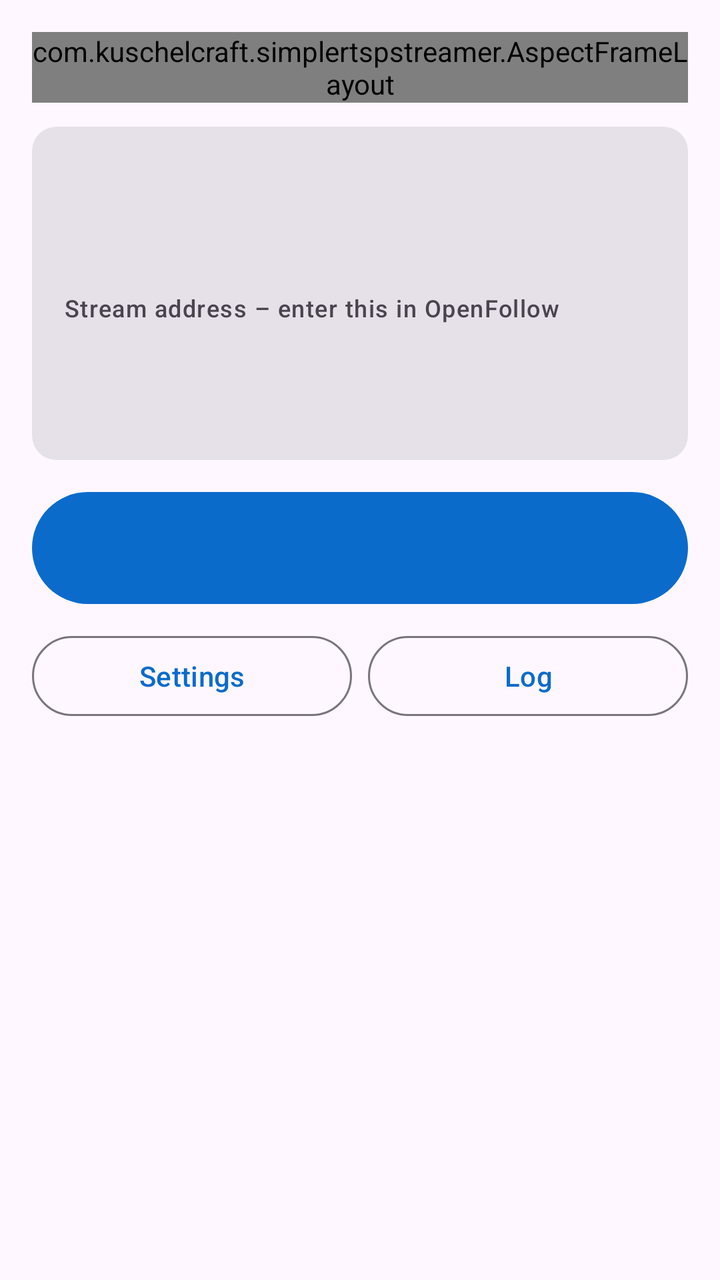
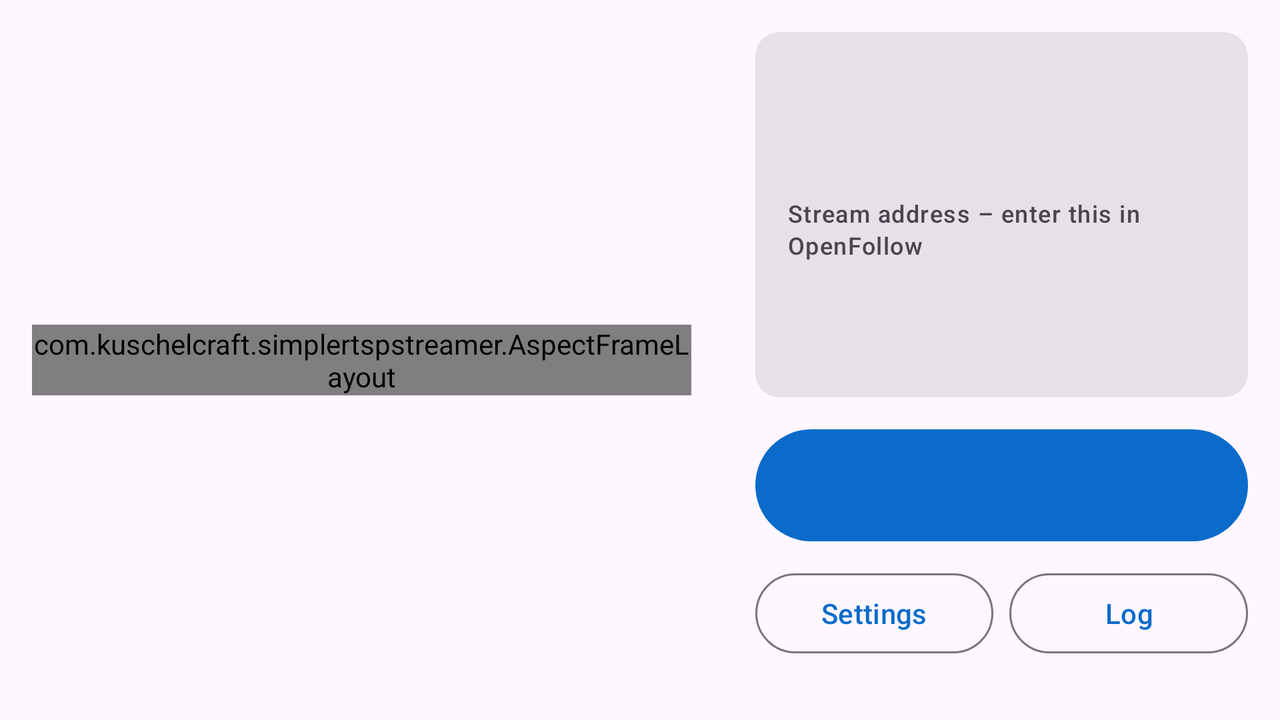

Compare how this app lays out the same screen by default and in its alternative resource folder. The renders come first, then the two layout files and the values they reference.
<!-- AndroidManifest.xml: application theme Theme.SimpleRTSPStreamer -->
<!-- res/layout/activity_main.xml -->
<?xml version="1.0" encoding="utf-8"?>
<FrameLayout xmlns:android="http://schemas.android.com/apk/res/android"
    android:id="@+id/root"
    android:layout_width="match_parent"
    android:layout_height="match_parent">

    <ScrollView
        android:layout_width="match_parent"
        android:layout_height="match_parent"
        android:fillViewport="true">

        <LinearLayout
            android:layout_width="match_parent"
            android:layout_height="wrap_content"
            android:orientation="vertical"
            android:padding="16dp">

            <com.kuschelcraft.simplertspstreamer.AspectFrameLayout
                android:id="@+id/previewFrame"
                android:layout_width="match_parent"
                android:layout_height="wrap_content"
                android:layout_gravity="center_horizontal"
                android:layout_marginBottom="12dp"
                android:background="#000000">

                <TextureView
                    android:id="@+id/preview"
                    android:layout_width="match_parent"
                    android:layout_height="match_parent" />

                <TextView
                    android:id="@+id/previewPlaceholder"
                    android:layout_width="match_parent"
                    android:layout_height="match_parent"
                    android:gravity="center"
                    android:padding="24dp"
                    android:text="@string/preview_placeholder"
                    android:textAlignment="center"
                    android:textColor="#B0BEC5" />
            </com.kuschelcraft.simplertspstreamer.AspectFrameLayout>

            <include
                android:id="@+id/controls"
                layout="@layout/view_controls" />
        </LinearLayout>
    </ScrollView>
</FrameLayout>
<!-- res/layout/view_controls.xml (included above) -->
<?xml version="1.0" encoding="utf-8"?>
<LinearLayout xmlns:android="http://schemas.android.com/apk/res/android"
    xmlns:app="http://schemas.android.com/apk/res-auto"
    android:layout_width="match_parent"
    android:layout_height="wrap_content"
    android:orientation="vertical">

    <com.google.android.material.card.MaterialCardView
        style="?attr/materialCardViewFilledStyle"
        android:layout_width="match_parent"
        android:layout_height="wrap_content">

        <LinearLayout
            android:layout_width="match_parent"
            android:layout_height="wrap_content"
            android:orientation="vertical"
            android:padding="16dp">

            <TextView
                android:id="@+id/statusText"
                android:layout_width="match_parent"
                android:layout_height="wrap_content"
                android:textAppearance="?attr/textAppearanceTitleLarge"
                android:textStyle="bold" />

            <TextView
                android:id="@+id/statusDetail"
                android:layout_width="match_parent"
                android:layout_height="wrap_content"
                android:layout_marginTop="2dp"
                android:textAppearance="?attr/textAppearanceBodyMedium" />

            <TextView
                android:id="@+id/urlLabel"
                android:layout_width="match_parent"
                android:layout_height="wrap_content"
                android:layout_marginTop="16dp"
                android:text="@string/url_label"
                android:textAppearance="?attr/textAppearanceLabelMedium" />

            <TextView
                android:id="@+id/urlText"
                android:layout_width="match_parent"
                android:layout_height="wrap_content"
                android:layout_marginTop="4dp"
                android:background="?attr/selectableItemBackground"
                android:fontFamily="monospace"
                android:minHeight="48dp"
                android:gravity="center_vertical"
                android:textAppearance="?attr/textAppearanceTitleMedium"
                android:textColor="?attr/colorPrimary"
                android:textStyle="bold" />

            <TextView
                android:id="@+id/urlMore"
                android:layout_width="match_parent"
                android:layout_height="wrap_content"
                android:fontFamily="monospace"
                android:textAppearance="?attr/textAppearanceBodySmall"
                android:visibility="gone" />

            <TextView
                android:id="@+id/orientationHint"
                android:layout_width="match_parent"
                android:layout_height="wrap_content"
                android:layout_marginTop="12dp"
                android:textAppearance="?attr/textAppearanceBodyMedium"
                android:textStyle="bold"
                android:visibility="gone" />
        </LinearLayout>
    </com.google.android.material.card.MaterialCardView>

    <LinearLayout
        android:id="@+id/zoomRow"
        android:layout_width="match_parent"
        android:layout_height="wrap_content"
        android:layout_marginTop="8dp"
        android:gravity="center_vertical"
        android:orientation="horizontal"
        android:visibility="gone">

        <TextView
            android:layout_width="wrap_content"
            android:layout_height="wrap_content"
            android:text="@string/zoom_label"
            android:textAppearance="?attr/textAppearanceLabelLarge" />

        <com.google.android.material.slider.Slider
            android:id="@+id/zoomSlider"
            android:layout_width="0dp"
            android:layout_height="wrap_content"
            android:layout_weight="1"
            android:valueFrom="1.0"
            android:valueTo="2.0"
            android:value="1.0" />

        <TextView
            android:id="@+id/zoomValue"
            android:layout_width="48dp"
            android:layout_height="wrap_content"
            android:gravity="end"
            android:fontFamily="monospace"
            android:textAppearance="?attr/textAppearanceLabelLarge" />
    </LinearLayout>

    <com.google.android.material.button.MaterialButton
        android:id="@+id/startStopButton"
        android:layout_width="match_parent"
        android:layout_height="64dp"
        android:layout_marginTop="12dp"
        android:textSize="18sp" />

    <LinearLayout
        android:layout_width="match_parent"
        android:layout_height="wrap_content"
        android:layout_marginTop="8dp"
        android:orientation="horizontal">

        <com.google.android.material.button.MaterialButton
            android:id="@+id/settingsButton"
            style="?attr/materialButtonOutlinedStyle"
            android:layout_width="0dp"
            android:layout_height="wrap_content"
            android:layout_marginEnd="4dp"
            android:layout_weight="1"
            android:text="@string/btn_settings" />

        <com.google.android.material.button.MaterialButton
            android:id="@+id/logButton"
            style="?attr/materialButtonOutlinedStyle"
            android:layout_width="0dp"
            android:layout_height="wrap_content"
            android:layout_marginStart="4dp"
            android:layout_weight="1"
            android:text="@string/btn_log" />
    </LinearLayout>
</LinearLayout>
<!-- resources referenced by this layout -->
<resources>
  <string name="btn_log">Log</string>
  <string name="btn_settings">Settings</string>
  <string name="preview_placeholder">The camera preview appears while streaming</string>
  <string name="url_label">Stream address – enter this in OpenFollow</string>
  <string name="zoom_label">Zoom</string>
  <style name="Theme.SimpleRTSPStreamer" parent="Theme.Material3.DayNight.NoActionBar">
          <item name="colorPrimary">@color/brand_primary</item>
          <item name="colorOnPrimary">@color/brand_on_primary</item>
          <item name="colorPrimaryContainer">@color/brand_container</item>
          <item name="colorOnPrimaryContainer">@color/brand_on_container</item>
          <item name="android:statusBarColor">@android:color/transparent</item>
          <item name="android:navigationBarColor">@android:color/transparent</item>
      </style>
  <color name="brand_primary">#0B6BCB</color>
  <color name="brand_on_primary">#FFFFFF</color>
  <color name="brand_container">#D6E8FF</color>
  <color name="brand_on_container">#001C3A</color>
</resources>
<!-- res/layout-land/activity_main.xml (the repository's variant of the layout above) -->
<!-- drawn on the phone turned sideways -->
<?xml version="1.0" encoding="utf-8"?>
<LinearLayout xmlns:android="http://schemas.android.com/apk/res/android"
    android:id="@+id/root"
    android:layout_width="match_parent"
    android:layout_height="match_parent"
    android:baselineAligned="false"
    android:orientation="horizontal">

    <FrameLayout
        android:layout_width="0dp"
        android:layout_height="match_parent"
        android:layout_weight="1.3"
        android:padding="16dp">

        <com.kuschelcraft.simplertspstreamer.AspectFrameLayout
            android:id="@+id/previewFrame"
            android:layout_width="match_parent"
            android:layout_height="wrap_content"
            android:layout_gravity="center"
            android:background="#000000">

            <TextureView
                android:id="@+id/preview"
                android:layout_width="match_parent"
                android:layout_height="match_parent" />

            <TextView
                android:id="@+id/previewPlaceholder"
                android:layout_width="match_parent"
                android:layout_height="match_parent"
                android:gravity="center"
                android:padding="24dp"
                android:text="@string/preview_placeholder"
                android:textAlignment="center"
                android:textColor="#B0BEC5" />
        </com.kuschelcraft.simplertspstreamer.AspectFrameLayout>
    </FrameLayout>

    <ScrollView
        android:layout_width="0dp"
        android:layout_height="match_parent"
        android:layout_weight="1"
        android:fillViewport="true">

        <LinearLayout
            android:layout_width="match_parent"
            android:layout_height="wrap_content"
            android:orientation="vertical"
            android:padding="16dp">

            <include
                android:id="@+id/controls"
                layout="@layout/view_controls" />
        </LinearLayout>
    </ScrollView>
</LinearLayout>
